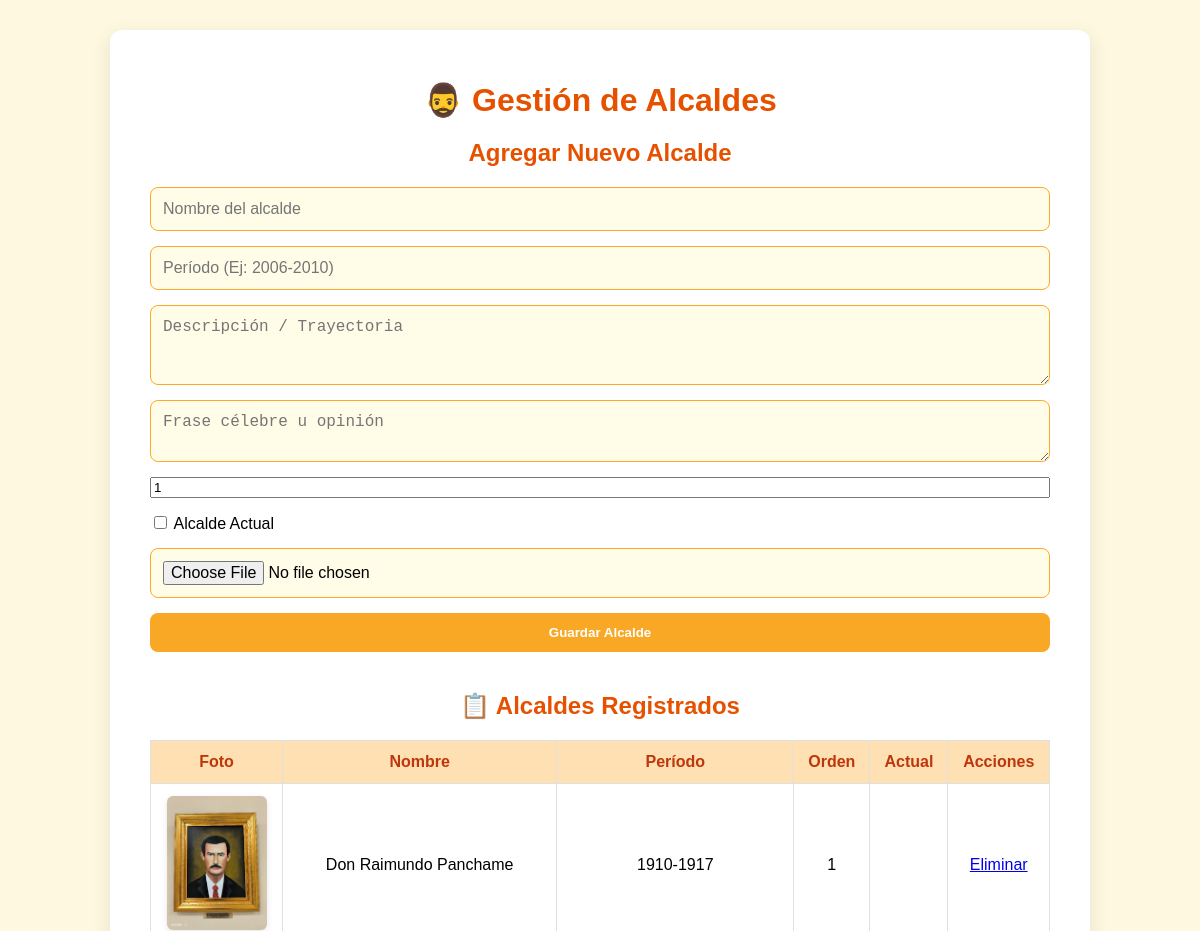
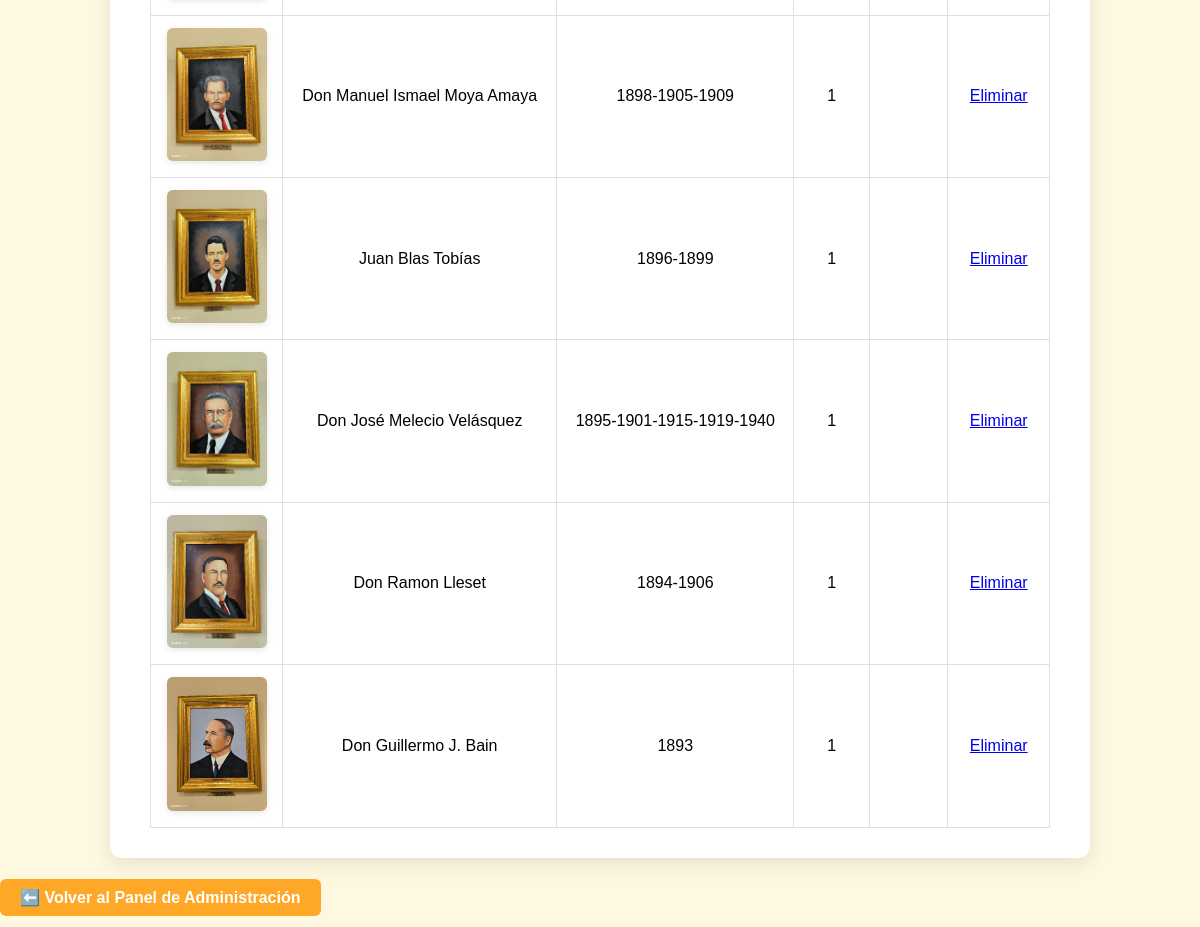
/gestionar_alcaldes.php (signed in), run on the app's committed database (2 pictures, top to bottom).
### tables this page shows
CREATE TABLE `alcaldes` (
  `id` int(11) NOT NULL,
  `nombre` varchar(150) NOT NULL,
  `descripcion` text DEFAULT NULL,
  `frase` text DEFAULT NULL,
  `periodo` varchar(100) DEFAULT NULL,
  `imagen` varchar(255) DEFAULT NULL,
  `orden` int(11) DEFAULT 0
);

### gestionar_alcaldes.php (the view, shortened to what this page needs)
<?php
include 'PHP/config.php';
$alcaldes = mysqli_query($conn, "SELECT * FROM alcaldes ORDER BY orden ASC, periodo DESC");
?>
<!DOCTYPE html>
<html lang="es">
<head>
    <link rel="stylesheet" href="css/gestionar_galeria.css">
</head>
<body>
    <div class="container">
        <h1>🧔‍♂️ Gestión de Alcaldes</h1>
        <h2>Agregar Nuevo Alcalde</h2>
        <form method="POST" enctype="multipart/form-data">
            <input type="text" name="nombre" placeholder="Nombre del alcalde" required>
            <input type="text" name="periodo" placeholder="Período (Ej: 2006-2010)" required>
            <textarea name="descripcion" rows="3" placeholder="Descripción / Trayectoria" required></textarea>
            <textarea name="frase" rows="2" placeholder="Frase célebre u opinión" required></textarea>
            <input type="number" name="orden" placeholder="Orden en la lista (ej. 1, 2, 3)" min="1" value="1" required>
            <label class="checkbox-label">
                <input type="checkbox" name="alcalde_actual" value="1">
                Alcalde Actual
            </label>
            <input type="file" name="imagen" accept="image/*" required>
            <button type="submit" name="agregar_alcalde">Guardar Alcalde</button>
        </form>
        <h2>📋 Alcaldes Registrados</h2>
        <table>
            <thead>
                <tr>
                    <th>Foto</th>
                    <th>Nombre</th>
                    <th>Período</th>
                    <th>Orden</th>
                    <th>Actual</th>
                    <th>Acciones</th>
                </tr>
            </thead>
            <tbody>
                <?php while ($a = mysqli_fetch_assoc($alcaldes)) : ?>
                    <tr>
                        <td><img src="<?php echo htmlspecialchars($a['imagen']); ?>" width="70" style="object-fit: cover; border-radius: 6px;"></td>
                        <td><?php echo htmlspecialchars($a['nombre']); ?></td>
                        <td><?php echo htmlspecialchars($a['periodo']); ?></td>
                        <td><?php echo $a['orden']; ?></td>
                        <td><?php echo $a['es_actual'] ? "✅" : ""; ?></td>
                        <td><a href="?eliminar=<?php echo $a['id']; ?>" onclick="return confirm('¿Eliminar este alcalde?');">Eliminar</a></td>
                    </tr>
                <?php endwhile; ?>
            </tbody>
        </table>
    </div>
    <div style="margin-bottom: 20px;">
        <a href="admin_panel.php" style="padding: 10px 20px; background-color: #ffa726; color: white; border-radius: 6px; text-decoration: none; font-weight: bold;">
            ⬅️ Volver al Panel de Administración
        </a>
    </div>
</body>
</html>

### css/gestionar_galeria.css (style rules this page uses)
body { font-family: 'Poppins', sans-serif; background-color: #fff8e1; margin: 0; padding: 0; }
.container { max-width: 900px; margin: 30px auto; background: #ffffff; padding: 30px 40px; border-radius: 12px; box-shadow: 0 6px 20px rgba(0, 0, 0, 0.1); }
h1, h2 { color: #e65100; text-align: center; margin-bottom: 20px; }
form { display: flex; flex-direction: column; gap: 15px; margin-bottom: 40px; }
form input[type="text"], form textarea, form input[type="file"] { padding: 12px; border: 1.5px solid #ffa726; border-radius: 8px; background-color: #fffde7; font-size: 1rem; }
form textarea { resize: vertical; }
form button { background-color: #f9a825; color: white; border: none; padding: 12px; font-weight: bold; border-radius: 8px; cursor: pointer; transition: background 0.3s ease; }
table { width: 100%; border-collapse: collapse; margin-top: 20px; }
th, td { border: 1px solid #e0e0e0; padding: 12px; text-align: center; }
th { background-color: #ffe0b2; color: #bf360c; }
td img { width: 100px; border-radius: 6px; box-shadow: 0 2px 6px rgba(0,0,0,0.1); }

### data on the page
alcaldes: imagen (picture), nombre "Don Raimundo Panchame", periodo "1910-1917", orden "1"
alcaldes: imagen (picture), nombre "Don Manuel Ismael Moya Amaya", periodo "1898-1905-1909", orden "1"
alcaldes: imagen (picture), nombre "Juan Blas Tobías", periodo "1896-1899", orden "1"
alcaldes: imagen (picture), nombre "Don José Melecio Velásquez", periodo "1895-1901-1915-1919-1940", orden "1"
alcaldes: imagen (picture), nombre "Don Ramon Lleset", periodo "1894-1906", orden "1"
alcaldes: imagen (picture), nombre "Don Guillermo J. Bain", periodo "1893", orden "1"
